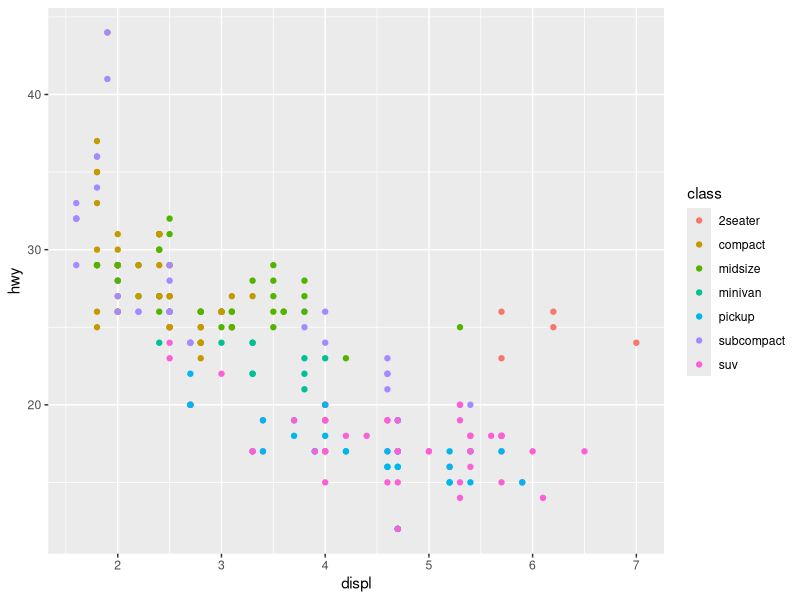
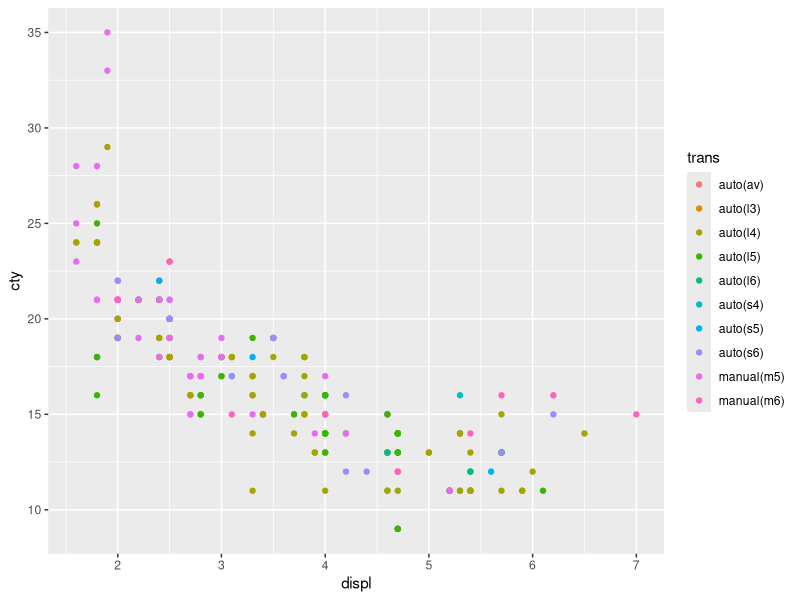
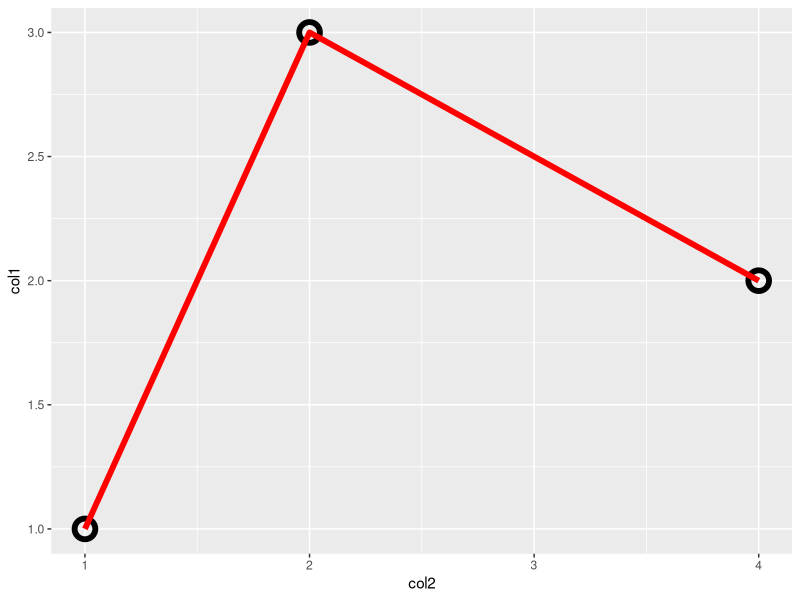

Write R code to recreate these figures, in order.
#install.packages("ggplot2")
library(ggplot2)

#
head(mpg)

ggplot(mpg, aes(displ, hwy, color = class)) +
    geom_point()

#
ggplot(mpg, aes(displ, cty, color = trans)) +
    geom_point()
#

#
df = data.frame(col1 = 1:3, col2 = c(1,4,2))

ggplot(df, aes(col2, col1)) +
    geom_point(size = 5, shape = 21, stroke = 3) +
    geom_line(size = 2, color = "red")

#
    
    
